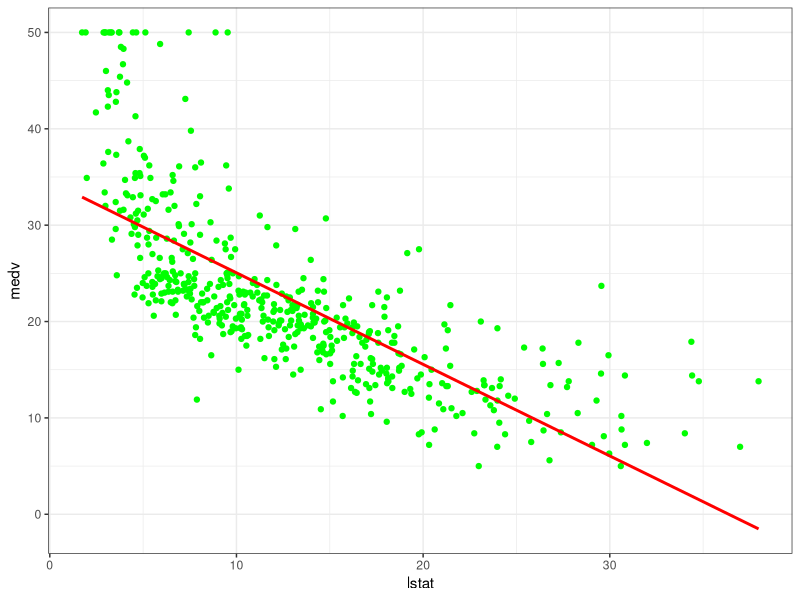
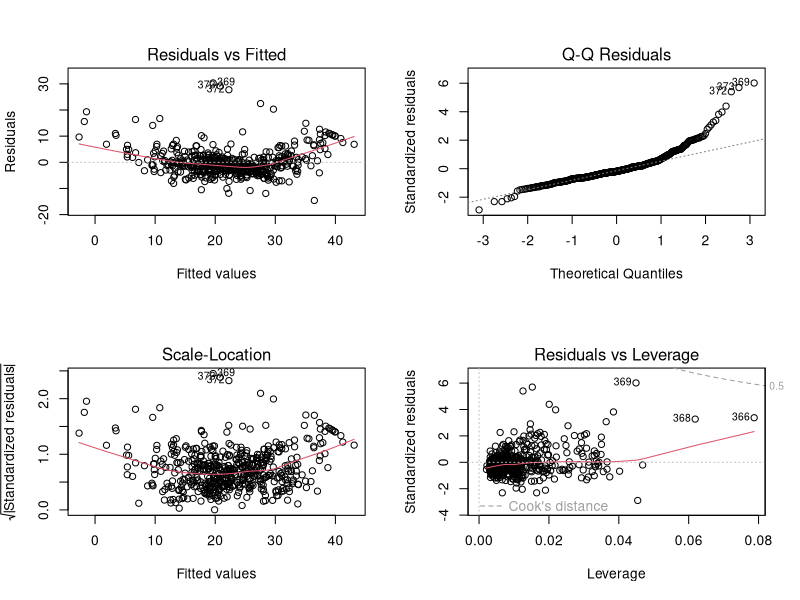

Generate these figures, in order, with R:
## ---- chunk 1
library(MASS)
attach(Boston)
modelo<-lm(medv~lstat)
summary(modelo)

library(ggplot2)
grafico1<-ggplot(Boston,aes(lstat,medv))+
geom_point(colour="green")+
geom_smooth(method="lm",se=F,colour="red")+
theme_bw()
plot(grafico1)

## ---- chunk 2
x1=cov(medv,lstat)/var(lstat)
x2=mean(medv)-x1*mean(lstat)
#Recta de regresion=x1*lstat+x2   ->-0.95*lstat+34.55

#Precision del modelo
library(stats)
modelo<-lm(medv~lstat)
n=length(lstat)
SCT=sum((medv-mean(medv))^2)
SCR=sum(residuals(modelo)^2)
R2=(SCT-SCR)/SCT
#El R^2 es 0,54
R2

## ---- chunk 3
library(MASS)
attach(Boston)
nuevo_lstat <- data.frame(lstat = 23.4)
prediccion <- predict(modelo, newdata = nuevo_lstat)
prediccion
## ---- chunk 4
library(MASS)
attach(Boston)
#  modelo  con todas las variables predictoras
modelo <- lm(medv ~ ., data = Boston)
#  el modelo  utilizando backward
modelo1 <- step(modelo, direction = "backward")
summary(modelo1)
#Teniendo en cuenta el valor numerico de p-valor en cada iteracion hacia atras
#Las 5 variables mas significativas serian: rm,ptratio,black,lstat,tax


## ---- chunk 5
library(MASS)
attach(Boston)
modelo <- lm(medv ~ ., data = Boston)
summary(modelo)
#R² de 0.741
modelo1 <- lm(medv ~ rm + ptratio + black + lstat + tax, data = Boston)
summary(modelo1)
#R² de 0.716
#la diferencia entre los R² no es significativa
#PEro el modelo que tiene todas las variables tiene un mejor ajuste y es mas preciso
#Entonces se aprecia diferencia pero es mas ajustado usar todas las variables


## ---- chunk 6
library(MASS)
attach(Boston)
modelo <- lm(medv ~ rm + ptratio + black + lstat + tax, data = Boston)
summary(modelo)
#Normalidad =No hay distribucion normal
shapiro.test(resid(modelo))

#homocedasticidad =sin varianza constante
library(lmtest)
bptest(modelo)

#Linealidad =no lineal
library(car)
resettest(modelo)

#Residuos 
par(mfrow = c(2, 2))
plot(modelo)

#LAS HIPOTESIS DEL MODELO SE CUMPLEN


#Ya que las hipotesis del modelo se cumplen para 5 variables es bastante esperanzador pero como disponemos de otras variables mas en el paquete MASS que ofrecen resultados mas ajustados seria conveniente usarlas


